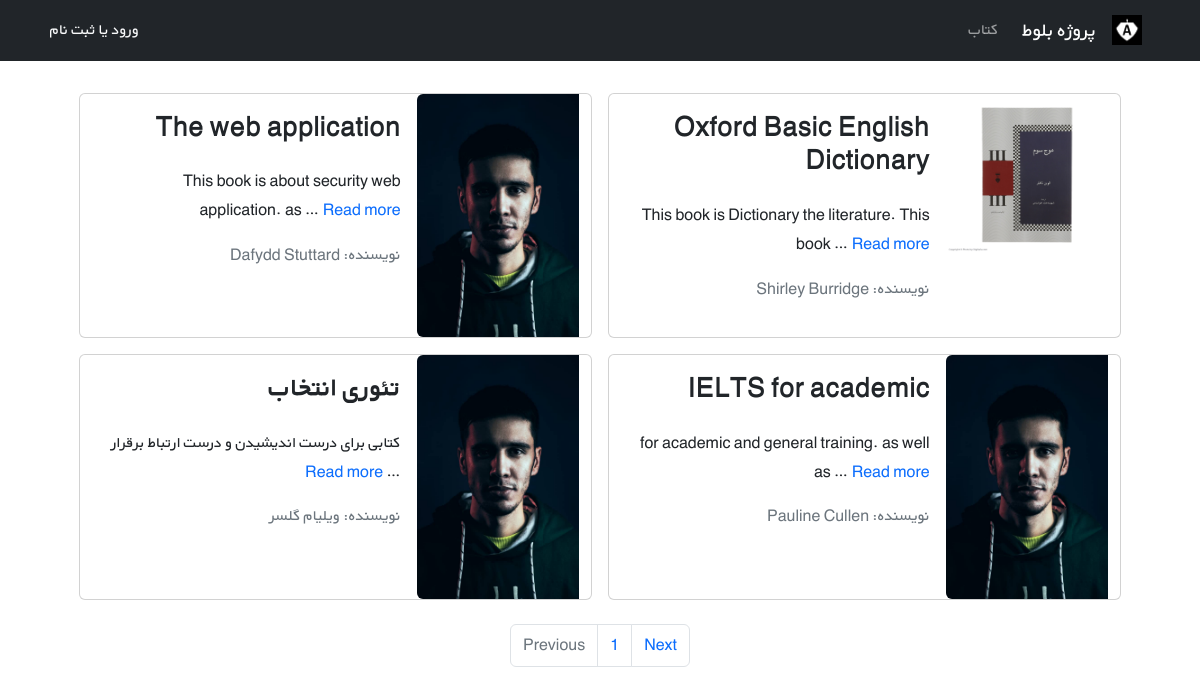
The page /books/ on the database its author committed.
### books/models.py (models this page shows, shortened)
class Book(models.Model):
    title = models.CharField(max_length=200)
    author = models.CharField(max_length=200)
    description = models.TextField()
    price = models.DecimalField(max_digits=5, decimal_places=2)
    cover = models.ImageField(upload_to='covers/', blank=True)
    def get_absolute_url(self):
        return reverse("book_detail", args=[self.id])

### books/views.py (the view)
# urls.py: path('', BookListView.as_view(), name="book_list"),
class BookListView(generic.ListView):
    model = Book
    paginate_by = 4
    template_name = 'books/book_list.html'
    context_object_name = 'books'

### books/templates/books/book_list.html (shortened to what this page needs)
{% extends '_base.html' %}
{% block content %}
<div class="container mt-4">
    <div class="row flex-row-reverse justify-content-md-center">
        {% for book in books  %}
            <div class="card m-2" style="max-width: 45%">
                <div class="row g-0 h-100" dir="rtl">
                    <div class="col-md-4">
                        {% if book.cover %}
                            <img  src="{{ book.cover.url }}" class="img-fluid rounded-start" alt="...">
                        {% else %}
                            <img  src="/static/pages/sinalalebakhsh.jpg" class="img-fluid rounded-start" alt="...">
                        {% endif %}
                    </div>
                    <div class="col-md-8 h-100">
                        <div class="d-flex flex-column justify-content-between h-100">
                            <div class="card-body">
                                <h3 class="card-title"><strong>{{ book.title | capfirst }}</strong></h3>
                                <p class="card-text pt-3">{{ book.description | truncatewords:8 }}
                                    <a class="text-decoration-none" href="{{ book.get_absolute_url }}">Read more</a>
                                </p>
                                <p class="text-muted">نویسنده: {{ book.author }}</p>
                            </div>
                        </div>
                    </div>
                </div>
            </div>
        {% endfor %}
    </div>
</div>
<ul class="pagination justify-content-center mt-3">
    {% if page_obj.has_previous %}
        <li class="page-item"><a class="page-link" href="?page={{ page_obj.previous_page_number }}">Previous</a></li>
    {% else %}
        <li class="page-item disabled"><a class="page-link" href="">Previous</a></li>
    {% endif %}
    <li class="page-item"><a class="page-link" href="#">{{ page_obj.number }}</a></li>
    {% if page_obj.has_next %}
        <li class="page-item"><a class="page-link" href="?page={{ page_obj.next_page_number }}">Next</a></li>
    {% else %}
        <li class="page-item disabled"><a class="page-link" href="#">Next</a></li>
    {% endif %}
  </ul>
{% endblock content %}

### static/css/style.css (style rules this page uses)
* { font-family: 'BYekan', sans-serif; line-height: 1.8rem; }

### rows shown on the page
Book: cover (picture), title "Oxford Basic English Dictionary", description "This book is Dictionary the literature. This book …", author "Shirley Burridge"
Book: title "The web application", description "This book is about security web application. as …", author "Dafydd Stuttard"
Book: title "IELTS for academic", description "for academic and general training. as well as …", author "Pauline Cullen"
Book: title "تئوری انتخاب", description "کتابی برای درست اندیشیدن و درست ارتباط برقرار …", author "ویلیام گلسر"

### other values the page prints
{{ page_obj.number }} "1"
